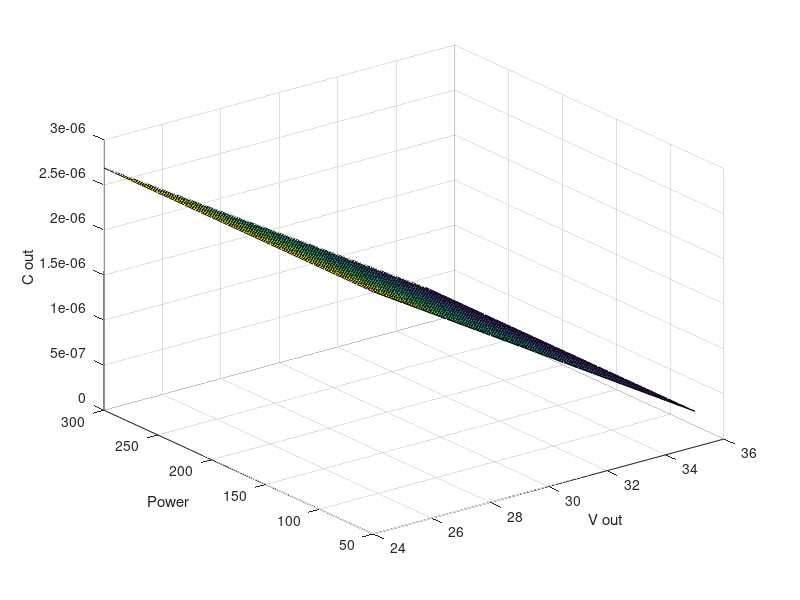

Source code (MATLAB):
close all
clear all
clc

% voltages_boost = 40:1:90;

Vmpp = 36.9;
Impp_400 = 3.23;
P = 300;
Vin_ripple = 0.001;
Vout_ripple = 0.005;
L = 1.3e-3;
% Current_ripple = 0.1;
fsw = 50e3;

% L_boost = (Vmpp*(1-Vmpp./voltages_boost)./(Current_ripple * Impp_400 * fsw));
% L_buck = (Vmpp - voltages_buck).*(voltages_buck./Vmpp)/(2 * Current_ripple * fsw);%to be checked
% 
%Cin_boost = ()/()
% Cin_buck = (P/Vmpp * (1 - voltages_buck/Vmpp)/(Vin_ripple * Vmpp * fsw));

% Cout_buck = (voltages_buck.^2/P .* (1 - voltages_buck ./ Vmpp))./(Vout_ripple .* voltages_buck .* fsw);
% Cout_boost = (P./voltages_boost .* (1 - Vmpp./voltages_boost)./(Vout_ripple .* voltages_boost * fsw));

% figure(1)
% plot(voltages_boost, Cout_boost)
% hold on
% plot(voltages_buck, Cout_buck)
% hold off
% legend('Cout boost', 'Cout buck')
% xlabel('Output voltage');
% ylabel('Capacitance');
% 
% figure(2)
% plot(voltages_boost, L_boost)
% hold on
% plot(voltages_buck, L_buck)
% hold off
% legend('L boost', 'L buck')
% xlabel('Output voltage');
% ylabel('Inductance');
% 
% figure(3)
% plot(voltages_buck, Cin_buck)
% legend('Cin buck')
% xlabel('Input voltage');
% ylabel('Capacitance');

%voltages_buck = 24;
P=50:5:300;
voltages_buck = 24:0.5:35;
Cout_buck = zeros(size(P,2), size(voltages_buck,2));

for i = 1 : size(P,2)
    for j = 1 : size(voltages_buck,2)
        %Cout_buck(i,j) = (P(i)/voltages_buck(j) * (1 - voltages_buck(j) / Vmpp))/(Vout_ripple * voltages_buck (j) * fsw);
        %Cout_buck(i,j) = (P(i) * (1/voltages_buck(j) - 1/Vmpp) * (1 - voltages_buck(j) / Vmpp))/(Vout_ripple * voltages_buck (j) * fsw);
        Cout_buck(i,j) = ((voltages_buck(j) / Vmpp) * Vmpp * (1- voltages_buck(j) / Vmpp)) / (L * 8 * fsw^2 * Vout_ripple * voltages_buck(j)); 
    
    end
end

% Cout_buck = (voltages_buck.^2./P .* (1 - voltages_buck ./ Vmpp))./(Vout_ripple .* voltages_buck .* fsw);


s = surf(voltages_buck, P, Cout_buck);

%s.EdgeColor = 'none';
% figure(4)
% plot(P, Cout_buck)



xlabel('V out');
ylabel('Power');
zlabel('C out');
    